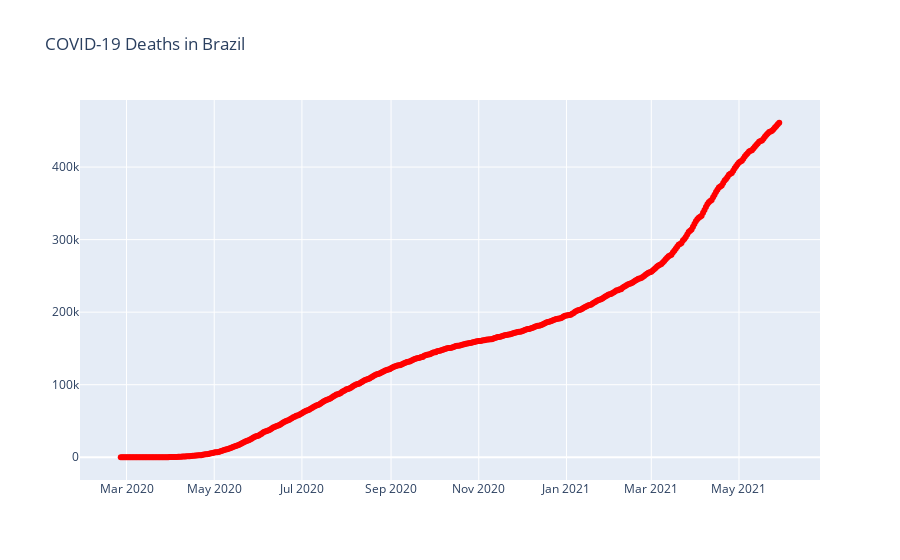

Here is the notebook cell this chart was saved with:
### Markdown cell above
# Deaths

### Code cell
fig = go.Figure()
fig.add_trace(
    go.Scatter(x=brazil_df.observationdate, y=brazil_df.deaths, name="Deaths", mode="lines+markers", line={"color": "red"})
)
fig.update_layout(title="COVID-19 Deaths in Brazil")
fig.show()

### Figure 1 — Plotly figure (JSON) as saved in the notebook; plotly's stock layout.template omitted (floating-point values rounded to 4 significant figures; data arrays with more than 128 entries replaced by an {"elided": "..."} marker saying what was removed)
{"data": [{"line": {"color": "red"}, "mode": "lines+markers", "name": "Deaths", "type": "scatter", "x": {"elided": "459 str values"}, "y": {"elided": "459 int values"}}], "layout": {"title": {"text": "COVID-19 Deaths in Brazil"}}}
